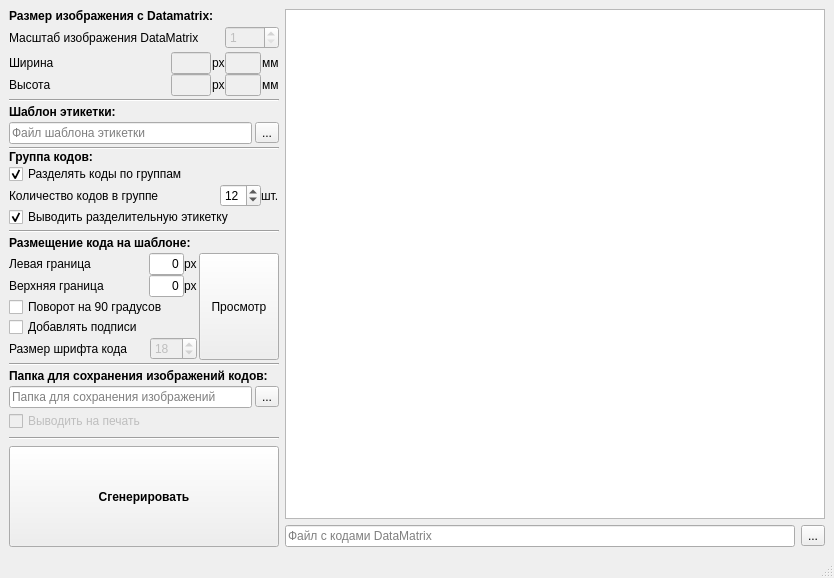
<?xml version="1.0" encoding="UTF-8"?>
<ui version="4.0">
 <class>MainWindow</class>
 <widget class="QMainWindow" name="MainWindow">
  <property name="geometry">
   <rect>
    <x>0</x>
    <y>0</y>
    <width>834</width>
    <height>578</height>
   </rect>
  </property>
  <property name="windowTitle">
   <string>Генератор этикеток DataMatrix - Белтаможсервис, GrAnd - 2023</string>
  </property>
  <property name="windowIcon">
   <iconset>
    <normaloff>tmp.png</normaloff>tmp.png</iconset>
  </property>
  <widget class="QWidget" name="centralwidget">
   <layout class="QVBoxLayout" name="verticalLayout">
    <item>
     <layout class="QHBoxLayout" name="horizontalLayout_5" stretch="1,2">
      <property name="spacing">
       <number>6</number>
      </property>
      <item>
       <layout class="QVBoxLayout" name="verticalLayout_3" stretch="0,0,0,0,0,0,0,0,0,0,0,0,0,1,8">
        <property name="spacing">
         <number>3</number>
        </property>
        <item>
         <widget class="QLabel" name="label_4">
          <property name="font">
           <font>
            <weight>75</weight>
            <bold>true</bold>
           </font>
          </property>
          <property name="text">
           <string>Размер изображения c Datamatrix:</string>
          </property>
         </widget>
        </item>
        <item>
         <layout class="QHBoxLayout" name="horizontalLayout_2" stretch="4,1">
          <property name="spacing">
           <number>0</number>
          </property>
          <item>
           <widget class="QLabel" name="label">
            <property name="text">
             <string>Масштаб изображения DataMatrix</string>
            </property>
           </widget>
          </item>
          <item>
           <widget class="QSpinBox" name="sbScale">
            <property name="enabled">
             <bool>false</bool>
            </property>
            <property name="minimum">
             <number>1</number>
            </property>
            <property name="maximum">
             <number>10</number>
            </property>
           </widget>
          </item>
         </layout>
        </item>
        <item>
         <layout class="QHBoxLayout" name="horizontalLayout_12" stretch="3,1,1">
          <property name="spacing">
           <number>0</number>
          </property>
          <item>
           <layout class="QVBoxLayout" name="verticalLayout_8">
            <property name="spacing">
             <number>0</number>
            </property>
            <item>
             <widget class="QLabel" name="label_10">
              <property name="text">
               <string>Ширина</string>
              </property>
             </widget>
            </item>
            <item>
             <widget class="QLabel" name="label_11">
              <property name="text">
               <string>Высота</string>
              </property>
             </widget>
            </item>
           </layout>
          </item>
          <item>
           <layout class="QVBoxLayout" name="verticalLayout_5">
            <item>
             <layout class="QHBoxLayout" name="horizontalLayout_4">
              <property name="spacing">
               <number>1</number>
              </property>
              <item>
               <widget class="QLineEdit" name="leWidth_px">
                <property name="enabled">
                 <bool>false</bool>
                </property>
                <property name="alignment">
                 <set>Qt::AlignRight|Qt::AlignTrailing|Qt::AlignVCenter</set>
                </property>
               </widget>
              </item>
              <item>
               <widget class="QLabel" name="label_2">
                <property name="text">
                 <string>px</string>
                </property>
               </widget>
              </item>
             </layout>
            </item>
            <item>
             <layout class="QHBoxLayout" name="horizontalLayout_8">
              <property name="spacing">
               <number>1</number>
              </property>
              <item>
               <widget class="QLineEdit" name="leHeight_px">
                <property name="enabled">
                 <bool>false</bool>
                </property>
                <property name="alignment">
                 <set>Qt::AlignRight|Qt::AlignTrailing|Qt::AlignVCenter</set>
                </property>
               </widget>
              </item>
              <item>
               <widget class="QLabel" name="label_3">
                <property name="text">
                 <string>px</string>
                </property>
               </widget>
              </item>
             </layout>
            </item>
           </layout>
          </item>
          <item>
           <layout class="QVBoxLayout" name="verticalLayout_6">
            <property name="spacing">
             <number>0</number>
            </property>
            <item>
             <layout class="QHBoxLayout" name="horizontalLayout_10">
              <property name="spacing">
               <number>1</number>
              </property>
              <item>
               <widget class="QLineEdit" name="leWidth_cm">
                <property name="enabled">
                 <bool>false</bool>
                </property>
                <property name="alignment">
                 <set>Qt::AlignRight|Qt::AlignTrailing|Qt::AlignVCenter</set>
                </property>
               </widget>
              </item>
              <item>
               <widget class="QLabel" name="label_9">
                <property name="text">
                 <string>мм</string>
                </property>
               </widget>
              </item>
             </layout>
            </item>
            <item>
             <layout class="QHBoxLayout" name="horizontalLayout_9">
              <property name="spacing">
               <number>1</number>
              </property>
              <item>
               <widget class="QLineEdit" name="leHeight_cm">
                <property name="enabled">
                 <bool>false</bool>
                </property>
                <property name="alignment">
                 <set>Qt::AlignRight|Qt::AlignTrailing|Qt::AlignVCenter</set>
                </property>
               </widget>
              </item>
              <item>
               <widget class="QLabel" name="label_8">
                <property name="text">
                 <string>мм</string>
                </property>
               </widget>
              </item>
             </layout>
            </item>
           </layout>
          </item>
         </layout>
        </item>
        <item>
         <widget class="Line" name="line_4">
          <property name="orientation">
           <enum>Qt::Horizontal</enum>
          </property>
         </widget>
        </item>
        <item>
         <widget class="QLabel" name="label_12">
          <property name="font">
           <font>
            <weight>75</weight>
            <bold>true</bold>
           </font>
          </property>
          <property name="text">
           <string>Шаблон этикетки:</string>
          </property>
         </widget>
        </item>
        <item>
         <layout class="QHBoxLayout" name="horizontalLayout_6">
          <item>
           <widget class="QLineEdit" name="leBack">
            <property name="placeholderText">
             <string>Файл шаблона этикетки</string>
            </property>
           </widget>
          </item>
          <item>
           <widget class="QToolButton" name="btnOpenBack">
            <property name="text">
             <string>...</string>
            </property>
           </widget>
          </item>
         </layout>
        </item>
        <item>
         <layout class="QVBoxLayout" name="verticalLayout_11">
          <property name="spacing">
           <number>0</number>
          </property>
          <item>
           <widget class="Line" name="line">
            <property name="orientation">
             <enum>Qt::Horizontal</enum>
            </property>
           </widget>
          </item>
          <item>
           <widget class="QLabel" name="label_17">
            <property name="font">
             <font>
              <weight>75</weight>
              <bold>true</bold>
             </font>
            </property>
            <property name="text">
             <string>Группа кодов:</string>
            </property>
           </widget>
          </item>
          <item>
           <widget class="QCheckBox" name="cbGroupPrint">
            <property name="text">
             <string>Разделять коды по группам</string>
            </property>
            <property name="checked">
             <bool>true</bool>
            </property>
           </widget>
          </item>
          <item>
           <layout class="QHBoxLayout" name="horizontalLayout_16" stretch="4,0,0">
            <property name="spacing">
             <number>0</number>
            </property>
            <item>
             <widget class="QLabel" name="label_18">
              <property name="text">
               <string>Количество кодов в группе</string>
              </property>
             </widget>
            </item>
            <item>
             <widget class="QSpinBox" name="sbCodeCount">
              <property name="enabled">
               <bool>true</bool>
              </property>
              <property name="minimum">
               <number>1</number>
              </property>
              <property name="maximum">
               <number>48</number>
              </property>
              <property name="value">
               <number>12</number>
              </property>
             </widget>
            </item>
            <item>
             <widget class="QLabel" name="label_19">
              <property name="text">
               <string>шт.</string>
              </property>
             </widget>
            </item>
           </layout>
          </item>
          <item>
           <widget class="QCheckBox" name="cbBlankPrint">
            <property name="text">
             <string>Выводить разделительную этикетку</string>
            </property>
            <property name="checked">
             <bool>true</bool>
            </property>
           </widget>
          </item>
         </layout>
        </item>
        <item>
         <widget class="Line" name="line_5">
          <property name="orientation">
           <enum>Qt::Horizontal</enum>
          </property>
         </widget>
        </item>
        <item>
         <widget class="QLabel" name="label_7">
          <property name="font">
           <font>
            <weight>75</weight>
            <bold>true</bold>
           </font>
          </property>
          <property name="text">
           <string>Размещение кода на шаблоне:</string>
          </property>
         </widget>
        </item>
        <item>
         <layout class="QHBoxLayout" name="horizontalLayout_14">
          <property name="spacing">
           <number>2</number>
          </property>
          <item>
           <layout class="QVBoxLayout" name="verticalLayout_10">
            <property name="spacing">
             <number>0</number>
            </property>
            <item>
             <layout class="QHBoxLayout" name="horizontalLayout_13" stretch="4,1,0">
              <property name="spacing">
               <number>0</number>
              </property>
              <item>
               <widget class="QLabel" name="label_5">
                <property name="text">
                 <string>Левая граница</string>
                </property>
               </widget>
              </item>
              <item>
               <widget class="QLineEdit" name="leLeft">
                <property name="enabled">
                 <bool>true</bool>
                </property>
                <property name="text">
                 <string>0</string>
                </property>
                <property name="alignment">
                 <set>Qt::AlignRight|Qt::AlignTrailing|Qt::AlignVCenter</set>
                </property>
               </widget>
              </item>
              <item>
               <widget class="QLabel" name="label_14">
                <property name="text">
                 <string>px</string>
                </property>
               </widget>
              </item>
             </layout>
            </item>
            <item>
             <layout class="QHBoxLayout" name="horizontalLayout_7" stretch="4,1,0">
              <property name="spacing">
               <number>0</number>
              </property>
              <item>
               <widget class="QLabel" name="label_6">
                <property name="text">
                 <string>Верхняя граница</string>
                </property>
               </widget>
              </item>
              <item>
               <widget class="QLineEdit" name="leTop">
                <property name="text">
                 <string>0</string>
                </property>
                <property name="alignment">
                 <set>Qt::AlignRight|Qt::AlignTrailing|Qt::AlignVCenter</set>
                </property>
               </widget>
              </item>
              <item>
               <widget class="QLabel" name="label_16">
                <property name="text">
                 <string>px</string>
                </property>
               </widget>
              </item>
             </layout>
            </item>
            <item>
             <widget class="QCheckBox" name="cbRotate">
              <property name="text">
               <string>Поворот на 90 градусов</string>
              </property>
             </widget>
            </item>
            <item>
             <widget class="QCheckBox" name="cbText">
              <property name="text">
               <string>Добавлять подписи</string>
              </property>
             </widget>
            </item>
            <item>
             <layout class="QHBoxLayout" name="horizontalLayout_15" stretch="3,1">
              <item>
               <widget class="QLabel" name="label_13">
                <property name="text">
                 <string>Размер шрифта кода</string>
                </property>
                <property name="alignment">
                 <set>Qt::AlignLeading|Qt::AlignLeft|Qt::AlignVCenter</set>
                </property>
               </widget>
              </item>
              <item>
               <widget class="QSpinBox" name="sbFontSize">
                <property name="enabled">
                 <bool>false</bool>
                </property>
                <property name="minimum">
                 <number>1</number>
                </property>
                <property name="maximum">
                 <number>48</number>
                </property>
                <property name="value">
                 <number>18</number>
                </property>
               </widget>
              </item>
             </layout>
            </item>
           </layout>
          </item>
          <item>
           <widget class="QPushButton" name="btnView">
            <property name="sizePolicy">
             <sizepolicy hsizetype="Expanding" vsizetype="Expanding">
              <horstretch>0</horstretch>
              <verstretch>0</verstretch>
             </sizepolicy>
            </property>
            <property name="text">
             <string>Просмотр</string>
            </property>
           </widget>
          </item>
         </layout>
        </item>
        <item>
         <layout class="QVBoxLayout" name="verticalLayout_9">
          <property name="spacing">
           <number>1</number>
          </property>
         </layout>
        </item>
        <item>
         <widget class="Line" name="line_2">
          <property name="orientation">
           <enum>Qt::Horizontal</enum>
          </property>
         </widget>
        </item>
        <item>
         <widget class="QLabel" name="label_15">
          <property name="font">
           <font>
            <weight>75</weight>
            <bold>true</bold>
           </font>
          </property>
          <property name="text">
           <string>Папка для сохранения изображений кодов:</string>
          </property>
         </widget>
        </item>
        <item>
         <layout class="QHBoxLayout" name="horizontalLayout_3">
          <item>
           <widget class="QLineEdit" name="leOutPath">
            <property name="placeholderText">
             <string>Папка для сохранения изображений</string>
            </property>
           </widget>
          </item>
          <item>
           <widget class="QToolButton" name="btnOpenFolder">
            <property name="text">
             <string>...</string>
            </property>
           </widget>
          </item>
         </layout>
        </item>
        <item>
         <layout class="QVBoxLayout" name="verticalLayout_4" stretch="0,0,2">
          <property name="spacing">
           <number>6</number>
          </property>
          <item>
           <widget class="QCheckBox" name="cbPrint">
            <property name="enabled">
             <bool>false</bool>
            </property>
            <property name="text">
             <string>Выводить на печать</string>
            </property>
           </widget>
          </item>
          <item>
           <widget class="Line" name="line_3">
            <property name="orientation">
             <enum>Qt::Horizontal</enum>
            </property>
           </widget>
          </item>
          <item>
           <widget class="QPushButton" name="btnMakeSticker">
            <property name="sizePolicy">
             <sizepolicy hsizetype="Expanding" vsizetype="Expanding">
              <horstretch>0</horstretch>
              <verstretch>0</verstretch>
             </sizepolicy>
            </property>
            <property name="font">
             <font>
              <weight>75</weight>
              <bold>true</bold>
             </font>
            </property>
            <property name="text">
             <string>Сгенерировать</string>
            </property>
           </widget>
          </item>
         </layout>
        </item>
       </layout>
      </item>
      <item>
       <layout class="QVBoxLayout" name="verticalLayout_2">
        <item>
         <widget class="QTextEdit" name="codes"/>
        </item>
        <item>
         <layout class="QHBoxLayout" name="horizontalLayout">
          <item>
           <widget class="QLineEdit" name="leSource">
            <property name="placeholderText">
             <string>Файл с кодами DataMatrix</string>
            </property>
           </widget>
          </item>
          <item>
           <widget class="QToolButton" name="btnOpenSource">
            <property name="text">
             <string>...</string>
            </property>
           </widget>
          </item>
         </layout>
        </item>
       </layout>
      </item>
     </layout>
    </item>
   </layout>
  </widget>
  <widget class="QMenuBar" name="menubar">
   <property name="geometry">
    <rect>
     <x>0</x>
     <y>0</y>
     <width>834</width>
     <height>21</height>
    </rect>
   </property>
  </widget>
  <widget class="QStatusBar" name="statusbar"/>
 </widget>
 <resources/>
 <connections/>
</ui>
